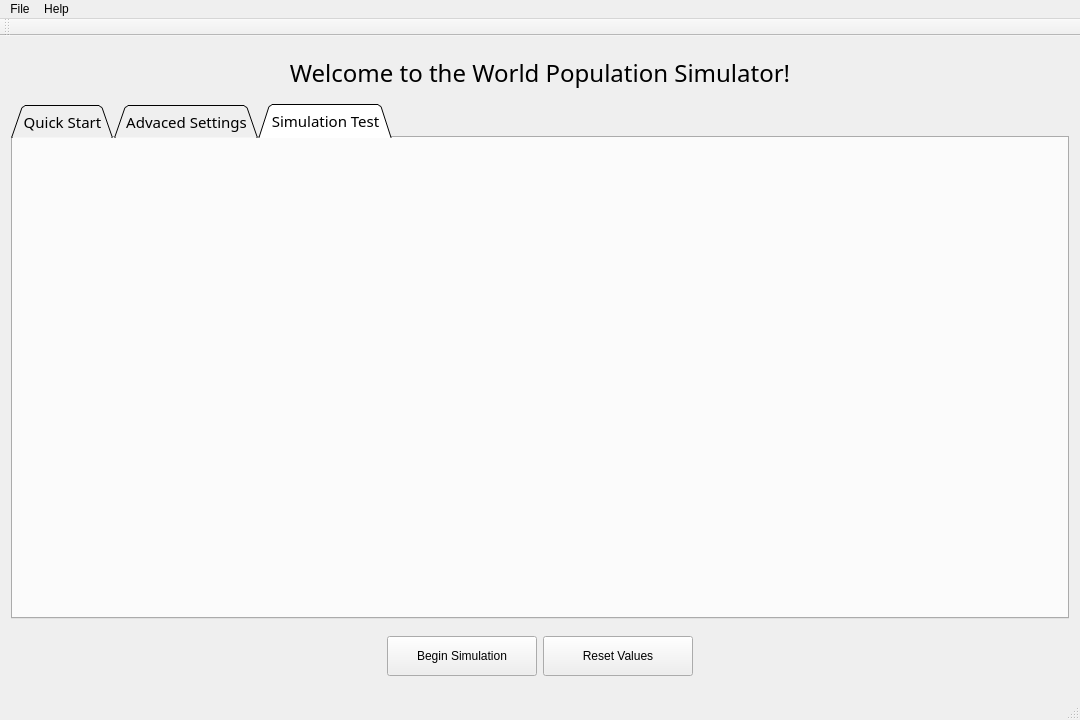
<?xml version="1.0" encoding="UTF-8"?>
<ui version="4.0">
 <class>MainWindow</class>
 <widget class="QMainWindow" name="MainWindow">
  <property name="geometry">
   <rect>
    <x>0</x>
    <y>0</y>
    <width>1080</width>
    <height>720</height>
   </rect>
  </property>
  <property name="sizePolicy">
   <sizepolicy hsizetype="Expanding" vsizetype="Expanding">
    <horstretch>0</horstretch>
    <verstretch>0</verstretch>
   </sizepolicy>
  </property>
  <property name="minimumSize">
   <size>
    <width>1080</width>
    <height>720</height>
   </size>
  </property>
  <property name="maximumSize">
   <size>
    <width>1920</width>
    <height>1080</height>
   </size>
  </property>
  <property name="sizeIncrement">
   <size>
    <width>5</width>
    <height>5</height>
   </size>
  </property>
  <property name="baseSize">
   <size>
    <width>1920</width>
    <height>1080</height>
   </size>
  </property>
  <property name="windowTitle">
   <string>World Population Simulator</string>
  </property>
  <widget class="QWidget" name="centralWidget">
   <property name="sizePolicy">
    <sizepolicy hsizetype="Expanding" vsizetype="Expanding">
     <horstretch>0</horstretch>
     <verstretch>0</verstretch>
    </sizepolicy>
   </property>
   <property name="maximumSize">
    <size>
     <width>1920</width>
     <height>1080</height>
    </size>
   </property>
   <property name="layoutDirection">
    <enum>Qt::LeftToRight</enum>
   </property>
   <layout class="QVBoxLayout" name="verticalLayout">
    <item>
     <widget class="QLabel" name="label_2">
      <property name="sizePolicy">
       <sizepolicy hsizetype="Expanding" vsizetype="Preferred">
        <horstretch>0</horstretch>
        <verstretch>1</verstretch>
       </sizepolicy>
      </property>
      <property name="font">
       <font>
        <family>Adequate</family>
        <pointsize>18</pointsize>
       </font>
      </property>
      <property name="text">
       <string>Welcome to the World Population Simulator!</string>
      </property>
      <property name="textFormat">
       <enum>Qt::AutoText</enum>
      </property>
      <property name="scaledContents">
       <bool>true</bool>
      </property>
      <property name="alignment">
       <set>Qt::AlignCenter</set>
      </property>
     </widget>
    </item>
    <item>
     <widget class="QTabWidget" name="tabWidget">
      <property name="enabled">
       <bool>true</bool>
      </property>
      <property name="sizePolicy">
       <sizepolicy hsizetype="Expanding" vsizetype="Preferred">
        <horstretch>0</horstretch>
        <verstretch>10</verstretch>
       </sizepolicy>
      </property>
      <property name="baseSize">
       <size>
        <width>0</width>
        <height>720</height>
       </size>
      </property>
      <property name="font">
       <font>
        <family>Simplex_IV25</family>
        <pointsize>11</pointsize>
       </font>
      </property>
      <property name="autoFillBackground">
       <bool>false</bool>
      </property>
      <property name="tabShape">
       <enum>QTabWidget::Triangular</enum>
      </property>
      <property name="currentIndex">
       <number>2</number>
      </property>
      <widget class="QWidget" name="quickSettingsTab">
       <attribute name="title">
        <string>Quick Start</string>
       </attribute>
       <layout class="QVBoxLayout" name="verticalLayout_2">
        <item>
         <layout class="QFormLayout" name="formLayout">
          <item row="0" column="0">
           <widget class="QLabel" name="label">
            <property name="font">
             <font>
              <family>Simplex_IV50</family>
              <pointsize>12</pointsize>
             </font>
            </property>
            <property name="text">
             <string>Runtime:</string>
            </property>
           </widget>
          </item>
          <item row="0" column="1">
           <widget class="QLineEdit" name="textbox_runtime"/>
          </item>
         </layout>
        </item>
       </layout>
      </widget>
      <widget class="QWidget" name="tab_2">
       <attribute name="title">
        <string>Advaced Settings</string>
       </attribute>
       <layout class="QVBoxLayout" name="verticalLayout_3">
        <item>
         <layout class="QFormLayout" name="formLayout_2"/>
        </item>
       </layout>
      </widget>
      <widget class="QWidget" name="tab">
       <attribute name="title">
        <string>Simulation Test</string>
       </attribute>
       <layout class="QVBoxLayout" name="verticalLayout_4">
        <item>
         <widget class="WorldMapAnimation" name="widget_2" native="true">
          <property name="sizePolicy">
           <sizepolicy hsizetype="Expanding" vsizetype="Expanding">
            <horstretch>0</horstretch>
            <verstretch>0</verstretch>
           </sizepolicy>
          </property>
         </widget>
        </item>
       </layout>
      </widget>
     </widget>
    </item>
    <item>
     <widget class="QWidget" name="widget" native="true">
      <property name="sizePolicy">
       <sizepolicy hsizetype="Expanding" vsizetype="Expanding">
        <horstretch>0</horstretch>
        <verstretch>1</verstretch>
       </sizepolicy>
      </property>
      <layout class="QHBoxLayout" name="horizontalLayout">
       <item>
        <spacer name="horizontalSpacer">
         <property name="orientation">
          <enum>Qt::Horizontal</enum>
         </property>
         <property name="sizeHint" stdset="0">
          <size>
           <width>40</width>
           <height>20</height>
          </size>
         </property>
        </spacer>
       </item>
       <item>
        <widget class="QPushButton" name="pushButton_2">
         <property name="sizePolicy">
          <sizepolicy hsizetype="Fixed" vsizetype="Fixed">
           <horstretch>0</horstretch>
           <verstretch>1</verstretch>
          </sizepolicy>
         </property>
         <property name="minimumSize">
          <size>
           <width>150</width>
           <height>40</height>
          </size>
         </property>
         <property name="text">
          <string>Begin Simulation</string>
         </property>
        </widget>
       </item>
       <item>
        <widget class="QPushButton" name="pushButton">
         <property name="sizePolicy">
          <sizepolicy hsizetype="Fixed" vsizetype="Fixed">
           <horstretch>0</horstretch>
           <verstretch>1</verstretch>
          </sizepolicy>
         </property>
         <property name="minimumSize">
          <size>
           <width>150</width>
           <height>40</height>
          </size>
         </property>
         <property name="baseSize">
          <size>
           <width>150</width>
           <height>40</height>
          </size>
         </property>
         <property name="text">
          <string>Reset Values</string>
         </property>
        </widget>
       </item>
       <item>
        <spacer name="horizontalSpacer_3">
         <property name="orientation">
          <enum>Qt::Horizontal</enum>
         </property>
         <property name="sizeHint" stdset="0">
          <size>
           <width>40</width>
           <height>20</height>
          </size>
         </property>
        </spacer>
       </item>
      </layout>
     </widget>
    </item>
   </layout>
  </widget>
  <widget class="QMenuBar" name="menuBar">
   <property name="geometry">
    <rect>
     <x>0</x>
     <y>0</y>
     <width>1080</width>
     <height>17</height>
    </rect>
   </property>
   <widget class="QMenu" name="menuWorld_Population_Simulator">
    <property name="title">
     <string>File</string>
    </property>
    <addaction name="separator"/>
   </widget>
   <widget class="QMenu" name="menuHelp">
    <property name="title">
     <string>Help</string>
    </property>
   </widget>
   <addaction name="menuWorld_Population_Simulator"/>
   <addaction name="menuHelp"/>
  </widget>
  <widget class="QToolBar" name="mainToolBar">
   <attribute name="toolBarArea">
    <enum>TopToolBarArea</enum>
   </attribute>
   <attribute name="toolBarBreak">
    <bool>false</bool>
   </attribute>
  </widget>
  <widget class="QStatusBar" name="statusBar"/>
 </widget>
 <layoutdefault spacing="6" margin="11"/>
 <customwidgets>
  <customwidget>
   <class>WorldMapAnimation</class>
   <extends>QWidget</extends>
   <header>worldMapAnimation.h</header>
   <container>1</container>
  </customwidget>
 </customwidgets>
 <resources/>
 <connections/>
</ui>
